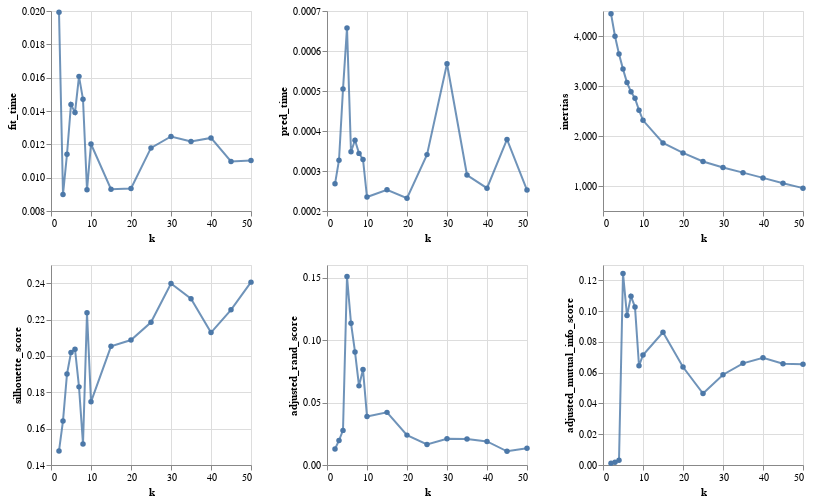

Here is the notebook cell this chart was saved with:
### Code cell
loan_metric_df = compare_k_values(loan_x_train_transformed, loan_y_train)
plot_kmeans(loan_metric_df)

### Figure 1 — Vega-Lite specification as saved in the notebook (floating-point values rounded to 4 significant figures)
{"config": {"view": {"continuousWidth": 400, "continuousHeight": 300}}, "repeat": ["fit_time", "pred_time", "inertias", "silhouette_score", "adjusted_rand_score", "adjusted_mutual_info_score"], "spec": {"data": {"name": "data-d2facd74e1ef9b72cef76d844664fc42"}, "mark": {"type": "line", "opacity": 0.8, "point": true}, "encoding": {"x": {"field": "k", "type": "quantitative"}, "y": {"field": {"repeat": "repeat"}, "scale": {"zero": false}, "type": "quantitative"}}, "height": 200, "width": 200}, "columns": 3, "$schema": "https://vega.github.io/schema/vega-lite/v4.17.0.json", "datasets": {"data-d2facd74e1ef9b72cef76d844664fc42": [{"k": 2, "fit_time": 0.01993, "pred_time": 0.000268, "silhouette_score": 0.1477, "adjusted_rand_score": 0.01283, "adjusted_mutual_info_score": 0.001109, "inertias": 4447.0}, {"k": 3, "fit_time": 0.008994, "pred_time": 0.0003269, "silhouette_score": 0.1642, "adjusted_rand_score": 0.01966, "adjusted_mutual_info_score": 0.001817, "inertias": 3995.0}, {"k": 4, "fit_time": 0.0114, "pred_time": 0.0005047, "silhouette_score": 0.1901, "adjusted_rand_score": 0.0277, "adjusted_mutual_info_score": 0.00304, "inertias": 3641.0}, {"k": 5, "fit_time": 0.0144, "pred_time": 0.0006578, "silhouette_score": 0.2018, "adjusted_rand_score": 0.1508, "adjusted_mutual_info_score": 0.1245, "inertias": 3338.0}, {"k": 6, "fit_time": 0.0139, "pred_time": 0.0003481, "silhouette_score": 0.2037, "adjusted_rand_score": 0.1134, "adjusted_mutual_info_score": 0.09712, "inertias": 3069.0}, {"k": 7, "fit_time": 0.01608, "pred_time": 0.0003769, "silhouette_score": 0.183, "adjusted_rand_score": 0.09044, "adjusted_mutual_info_score": 0.1097, "inertias": 2885.0}, {"k": 8, "fit_time": 0.0147, "pred_time": 0.000344, "silhouette_score": 0.1515, "adjusted_rand_score": 0.06331, "adjusted_mutual_info_score": 0.1027, "inertias": 2753.0}, {"k": 9, "fit_time": 0.009269, "pred_time": 0.000329, "silhouette_score": 0.2237, "adjusted_rand_score": 0.07641, "adjusted_mutual_info_score": 0.06448, "inertias": 2517.0}, {"k": 10, "fit_time": 0.01202, "pred_time": 0.0002348, "silhouette_score": 0.1748, "adjusted_rand_score": 0.03884, "adjusted_mutual_info_score": 0.07152, "inertias": 2313.0}, {"k": 15, "fit_time": 0.009308, "pred_time": 0.000253, "silhouette_score": 0.2053, "adjusted_rand_score": 0.04211, "adjusted_mutual_info_score": 0.08626, "inertias": 1861.0}, {"k": 20, "fit_time": 0.009355, "pred_time": 0.000232, "silhouette_score": 0.2087, "adjusted_rand_score": 0.0239, "adjusted_mutual_info_score": 0.06367, "inertias": 1662.0}, {"k": 25, "fit_time": 0.01179, "pred_time": 0.0003409, "silhouette_score": 0.2185, "adjusted_rand_score": 0.0164, "adjusted_mutual_info_score": 0.04644, "inertias": 1490.0}, {"k": 30, "fit_time": 0.01247, "pred_time": 0.0005682, "silhouette_score": 0.2398, "adjusted_rand_score": 0.02096, "adjusted_mutual_info_score": 0.05867, "inertias": 1371.0}, {"k": 35, "fit_time": 0.01218, "pred_time": 0.0002899, "silhouette_score": 0.2315, "adjusted_rand_score": 0.02083, "adjusted_mutual_info_score": 0.06607, "inertias": 1267.0}, {"k": 40, "fit_time": 0.01238, "pred_time": 0.000257, "silhouette_score": 0.2128, "adjusted_rand_score": 0.01885, "adjusted_mutual_info_score": 0.06966, "inertias": 1162.0}, {"k": 45, "fit_time": 0.01097, "pred_time": 0.0003788, "silhouette_score": 0.2254, "adjusted_rand_score": 0.01095, "adjusted_mutual_info_score": 0.06578, "inertias": 1056.0}, {"k": 50, "fit_time": 0.01103, "pred_time": 0.0002522, "silhouette_score": 0.2406, "adjusted_rand_score": 0.01348, "adjusted_mutual_info_score": 0.06543, "inertias": 957.0}]}}
